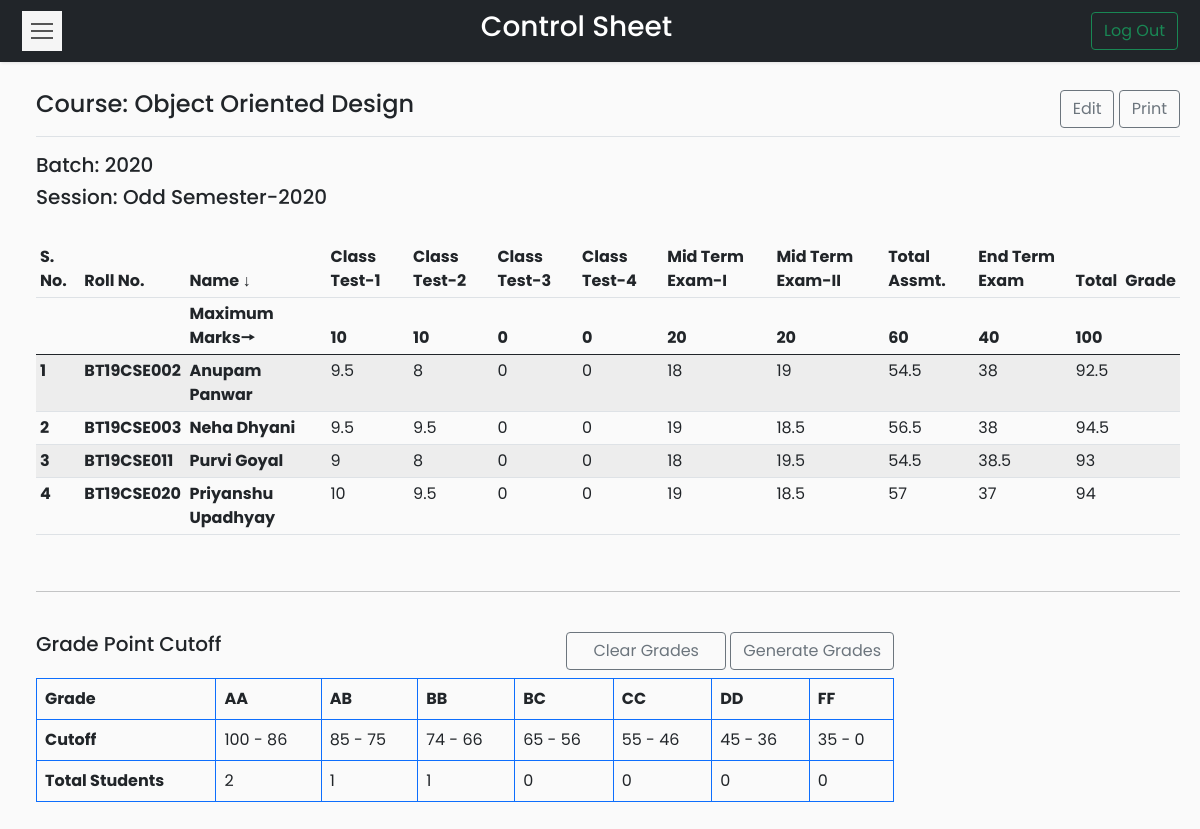
/Codes/coursetable.php?course=CSL-253 (signed in), run on an earlier commit of the app's database.
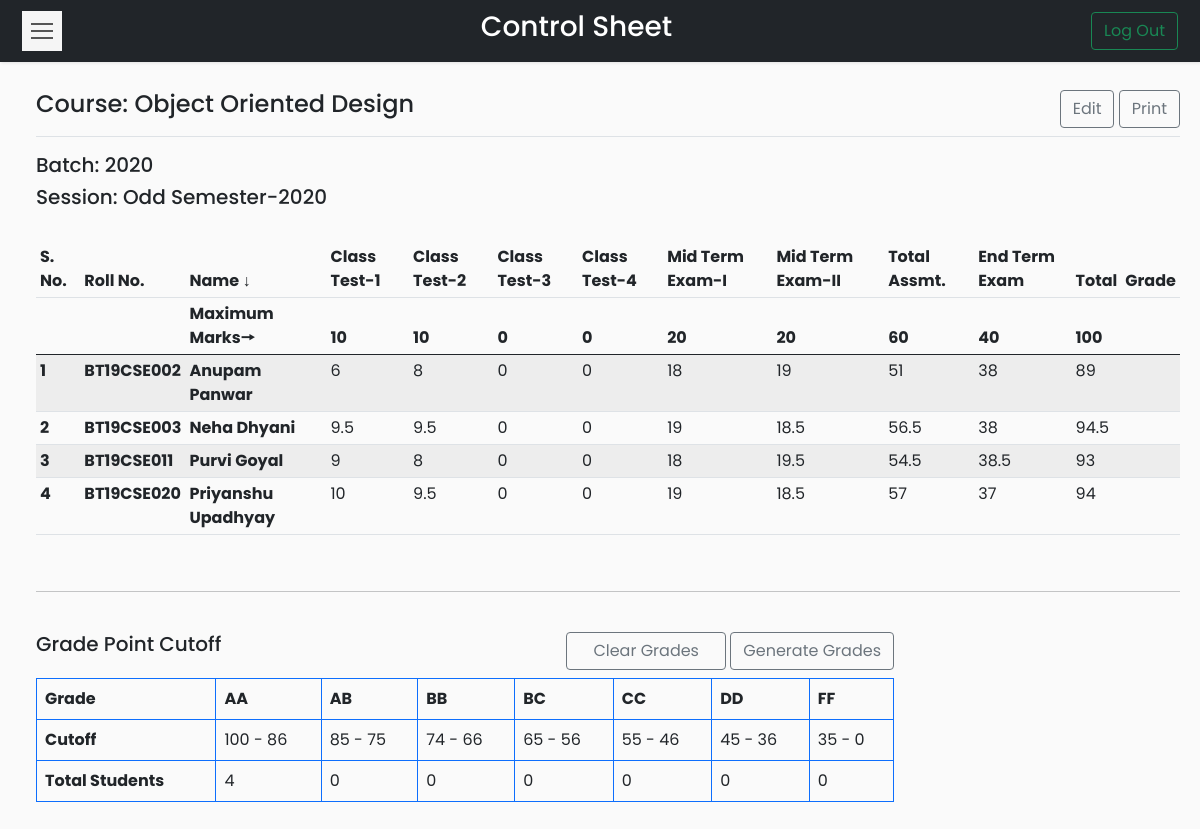
And on a later commit of the database.
### tables this page shows
CREATE TABLE `courses` (
  `id` int(11) NOT NULL,
  `course_name` varchar(50) NOT NULL,
  `course_code` varchar(20) NOT NULL,
  `semester` varchar(25) NOT NULL,
  `batch` varchar(20) NOT NULL
);

CREATE TABLE `controlsheet` (
  `course_code` varchar(20) NOT NULL,
  `roll_no` varchar(20) NOT NULL,
  `name` varchar(50) NOT NULL,
  `class_test_1` float NOT NULL DEFAULT 0,
  `class_test_2` float NOT NULL DEFAULT 0,
  `class_test_3` float NOT NULL DEFAULT 0,
  `class_test_4` float NOT NULL DEFAULT 0,
  `mid_term_1` float NOT NULL DEFAULT 0,
  `mid_term_2` float NOT NULL DEFAULT 0,
  `total_assessment` float NOT NULL DEFAULT 0,
  `end_term` float NOT NULL DEFAULT 0,
  `total_marks` float NOT NULL DEFAULT 0,
  `grade` varchar(5) NOT NULL
);

CREATE TABLE `gradewindow` (
  `course_code` varchar(20) NOT NULL,
  `grade` varchar(5) NOT NULL,
  `lower_cutoff` float NOT NULL,
  `upper_cutoff` float NOT NULL,
  `no_of_students` int(5) NOT NULL
);

### Codes/coursetable.php (the view, shortened to what this page needs)
<?php
if (isset($_SESSION['id'])) {
?>
    <!DOCTYPE html>
    <html>
    <head>
        <link rel="stylesheet" href="css/bootstrap.min.css">
        <link rel="stylesheet" href="css/custom.css">
        <?php
        require_once __DIR__ . '/connection/connect.php';
        if (isset($_GET['course'])) {
            $cd = $_GET['course'];
        } else {
            header('Location: dashboard.php?error=ERROR OCCURRED');
            exit();
        }
        ?>
    </head>
    <body>
        <nav class="navbar navbar-light bg-dark">
            <div class="container-fluid">
                <button type="button" id="sidebarCollapse" class="navbar-btn">
                    <span></span>
                    <span></span>
                    <span></span>
                </button>
                <span class="text-white h3">Control Sheet</span>
                <form class="d-flex">
                    <a href="logout.php">
                        <button class="btn btn-outline-success" type="button">Log Out</button>
                    </a>
                </form>
            </div>
        </nav>
        <div class="wrapper">
            <div id="content">
                <?php
                $sql = "SELECT course_name, semester, batch FROM courses WHERE course_code='$cd'";
                $result = $conn->query($sql);
                $row = $result->fetch_assoc();
                $cn = $row['course_name'];
                ?>
                <main class="col-md-auto ms-sm-3 col-lg-auto px-md-auto" id="printableTable">
                    <div class="d-flex justify-content-between flex-wrap flex-md-nowrap align-items-center pt-2 pb-2 mb-3 border-bottom btn-toolbar mb-3" role="toolbar" aria-label="Toolbar with button groups">
                        <h4 class="h4"><?php echo "Course: " . $cn ?></h4>
                        <div class="d-grid gap-2 d-md-block" role="group" aria-label="First group">
                            <a type="button" class="btn btn-outline-secondary" href="edit.php?course=<?php echo $cd ?>">Edit</a>
                            <a type="button" class="btn btn-outline-secondary" target="_blank" href="print.php?course=<?php echo $cd ?>">Print</a>
                        </div>
                    </div>
                    <h5>Batch: <?php echo $row['batch']; ?></h5>
                    <h5>Session: <?php echo $row['semester']; ?></h5>
                    <br>
                    <div class="table-responsive">
                        <table class="table table-striped table-sm">
                            <thead>
                                <tr>
                                    <th>S. No.</th>
                                    <th>Roll No.</th>
                                    <th>Name ↓</th>
                                    <th>Class Test-1</th>
                                    <th>Class Test-2</th>
                                    <th>Class Test-3</th>
                                    <th>Class Test-4</th>
                                    <th>Mid Term Exam-I</th>
                                    <th>Mid Term Exam-II</th>
                                    <th>Total Assmt.</th>
                                    <th>End Term Exam</th>
                                    <th>Total</th>
                                    <th>Grade</th>
                                </tr>
                                <tr>
                                    <th></th>
                                    <th></th>
                                    <?php
                                    $sql = "SELECT * FROM controlsheet WHERE course_code='$cd'";
                                    $result = $conn->query($sql);
                                    if ($row = $result->fetch_assoc()) {
                                    ?>
                                        <th>Maximum Marks🠖</th>
                                        <th><?php echo $row['class_test_1']; ?></th>
                                        <th><?php echo $row['class_test_2']; ?></th>
                                        <th><?php echo $row['class_test_3']; ?></th>
                                        <th><?php echo $row['class_test_4']; ?></th>
                                        <th><?php echo $row['mid_term_1']; ?></th>
                                        <th><?php echo $row['mid_term_2']; ?></th>
                                        <th><?php echo $row['total_assessment']; ?></th>
                                        <th><?php echo $row['end_term']; ?></th>
                                        <th><?php echo $row['total_marks']; ?></th>
                                        <th><?php echo $row['grade']; ?></th>
                                    <?php } ?>
                                </tr>
                            </thead>
                            <tbody>
                                <?php
                                $i = 1;
                                while ($row = $result->fetch_assoc()) { ?>
                                    <tr>
                                        <td><strong><?php echo $i++; ?></strong></td>
                                        <td><strong><?php echo $row['roll_no']; ?></strong></td>
                                        <td><strong><?php echo $row['name']; ?></strong></td>
                                        <td><?php echo $row['class_test_1']; ?></td>
                                        <td><?php echo $row['class_test_2']; ?></td>
                                        <td><?php echo $row['class_test_3']; ?></td>
                                        <td><?php echo $row['class_test_4']; ?></td>
                                        <td><?php echo $row['mid_term_1']; ?></td>
                                        <td><?php echo $row['mid_term_2']; ?></td>
                                        <td><?php echo $row['total_assessment']; ?></td>
                                        <td><?php echo $row['end_term']; ?></td>
                                        <td><?php echo $row['total_marks']; ?></td>
                                        <td><?php echo $row['grade']; ?></td>
                                    </tr>
                                <?php } ?>
                            </tbody>
                        </table>
                    </div>
                    <br>
                    <hr>
                    <br>
                    <div class="table-responsive grade">
                        <div class="sameline grades">
                            <div class="text-start h5">Grade Point Cutoff</div>
                            <div>
                                <a class="btn btn-outline-secondary mb-2" style="padding-right: 1.63rem; padding-left:1.63rem" href="clear.php?course=<?php echo $cd ?>">Clear Grades</a>
                                <a class="btn btn-outline-secondary mb-2" href="generate.php?course=<?php echo $cd ?>">Generate Grades</a>
                            </div>
                        </div>
                        <table class="table table-bordered border-primary grades">
                            <thead>
                                <tr>
                                    <td><strong>Grade</strong></td>
                                    <?php
                                    $sql = "SELECT grade FROM gradewindow WHERE course_code='$cd' ORDER BY grade";
                                    $result = $conn->query($sql);
                                    while ($row = $result->fetch_assoc()) {
                                    ?>
                                        <td><strong><?php echo $row['grade'];
                                        } ?></strong></td>
                                </tr>
                            </thead>
                            <tbody>
                                <tr>
                                    <td scope="row"><strong>Cutoff</strong></td>
                                    <?php
                                    $sql = "SELECT grade,lower_cutoff,upper_cutoff FROM gradewindow WHERE course_code='$cd' ORDER BY grade";
                                    $result = $conn->query($sql);
                                    while ($row = $result->fetch_assoc()) {
                                    ?>
                                        <td scope="row"><?php echo $row['upper_cutoff']; ?> - <?php echo $row['lower_cutoff']; ?></td>
                                        <?php } ?>
                                </tr>
                                <tr>
                                    <td><strong>Total Students</strong></td>
                                    <?php
                                    $sql = "SELECT grade,no_of_students FROM gradewindow WHERE course_code='$cd' ORDER BY grade";
                                    $result = $conn->query($sql);
                                    while ($row = $result->fetch_assoc()) {
                                    ?>
                                        <td scope="row"><?php echo $row['no_of_students']; ?></td>
                                        <?php } ?>
                                </tr>
                            </tbody>
                        </table>
                    </div>
                </main>
            </div>
        </div>
    <?php
} else {
    header('Location: index.php?error=INVALID REQUEST');
    exit();
}
    ?>
    </body>
    </html>

### Codes/css/custom.css (style rules this page uses)
body { font-family: 'Poppins', sans-serif; background: #fafafa; }
a, a:hover, a:focus { color: inherit; text-decoration: none; transition: all 0.3s; }
.navbar { padding: 10px 10px; background: #fff; border: none; border-radius: 5; margin-bottom: 0px; box-shadow: 1px 1px 3px rgba(0, 0, 0, 0.1); }
.navbar-btn { box-shadow: none; outline: none !important; border: none; }
.wrapper { display: flex; width: 100%; align-items: stretch; perspective: 1500px; }
.grades { width:75%; }
.sameline { display: flex; justify-content: space-between; }
#content { width: 100%; padding: 20px; min-height: 100vh; transition: all 0.3s; }
#sidebarCollapse { width: 40px; height: 40px; background: #f5f5f5; cursor: pointer; }
#sidebarCollapse span { width: 80%; height: 2px; margin: 0 auto; display: block; background: #555; transition: all 0.8s cubic-bezier(0.810, -0.330, 0.345, 1.375); transition-delay: 0.2s; }
#sidebarCollapse span:first-of-type { transform: rotate(45deg) translate(2px, 2px); }
#sidebarCollapse span:nth-of-type(2) { opacity: 0; }
#sidebarCollapse span:last-of-type { transform: rotate(-45deg) translate(1px, -1px); }
@media (max-width: 10000px) { #sidebarCollapse span:first-of-type, #sidebarCollapse span:nth-of-type(2), #sidebarCollapse span:last-of-type { transform: none; opacity: 1; margin: 5px auto; } }

What changed in the data, as far as the page shows it:
changed controlsheet "BT19CSE002": class_test_1 "9.5" → "6"; total_assessment "54.5" → "51"; total_marks "92.5" → "89"
changed gradewindow "AA": no_of_students "2" → "4"
changed gradewindow "AB": no_of_students "1" → "0"
changed gradewindow "BB": no_of_students "1" → "0"
